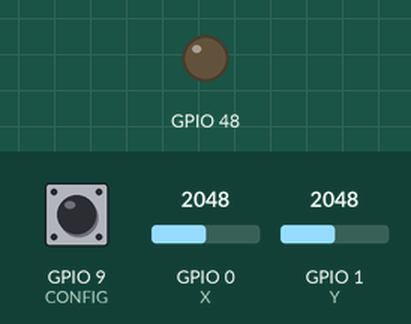
Recording of a sketch running on a simulated ESP32-S3. On the bench: output pins drawn as LEDs (lit = HIGH). The test bench sets the inputs (shaded band); at power-on: GPIO 0 (X) = 2048, GPIO 1 (Y) = 2048, GPIO 9 (CONFIG) HIGH. WiFi joins after 1.5 s; servers stay silent unless stated; what the sketch prints to the serial monitor is not drawn.

Above: at 0.1 s.
Timing chart, 0 to 2.0 s (numbered marks = the images above):
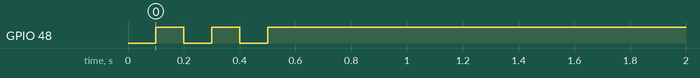

The sketch:

WiFiUDPClient_cube2.ino
```cpp
#include <WiFi.h>
#include <NetworkUdp.h>

// WiFi network name and password:
const char *networkName = "PichotLiving";
const char *networkPswd = "22675623";

//IP address to send UDP data to:
const char *udpAddress = "192.168.10.181";
const int udpPort = 9000;

#define X 0
#define Y 1
#define WIDTH 800
#define HEIGHT 600
#define CONFIG 9
#define CUBE_SIZE 50
#define READS 100

char config = 0;
unsigned int x, y;
unsigned int tempX, tempY;
unsigned int minX = 4095;
unsigned int maxX = 2492;
unsigned int minY = 4095;
unsigned int maxY = 2456;
unsigned int realMidX = 3294;
unsigned int realMidY = 3276;
unsigned int offsetX = 256 + CUBE_SIZE;
unsigned int offsetY = 253 + CUBE_SIZE;
unsigned long timer = millis();

//Are we currently connected?
boolean connected = false;
boolean _config = false;

//The udp library class
NetworkUDP udp;

void setup() {
  Serial.begin(115200);
  pinMode(LED_BUILTIN, OUTPUT);
  pinMode(CONFIG, INPUT_PULLUP);
  blink(3);

  //Connect to the WiFi network
  connectToWiFi(networkName, networkPswd);

  Serial.println("For calibrate press the boton...");
  delay(2000);
  if ((digitalRead(CONFIG) == 0)) {
    Serial.println("Ready for calibration");
    delay(2000);
    timer = millis();

    while (config < 5) {
      if (!_config) {
        switch (config) {
          case 0:
            minX = analogRead(X);
            Serial.print("minX:");
            Serial.println(minX);
            _config = true;
            break;
          case 1:
            maxX = analogRead(X);
            Serial.print("maxY:");
            Serial.println(maxX);
            _config = true;
            break;
          case 2:
            minY = analogRead(Y);
            Serial.print("minY:");
            Serial.println(minY);
            _config = true;
            break;
          case 3:
            maxY = analogRead(Y);
            Serial.print("maxY");
            Serial.println(maxY);
            _config = true;
            break;
          case 4:
            realMidX = analogRead(X);
            realMidY = analogRead(Y);
            Serial.print("Center: ");
            Serial.print(realMidX);
            Serial.print(",");
            Serial.println(realMidY);
            _config = true;
            break;
        }
      }
      if (millis() - timer > 2000) {
        blink(1);
        config++;
        timer = millis();
        _config = false;
      }
    }
    offsetX = (realMidX - (minX - ((minX - maxX) / 2)));
    offsetY = (realMidY - (minY - ((minY - maxY) / 2)));
  }
  Serial.println("RUN");


  Serial.print("minX:");
  Serial.println(minX);
  Serial.print("maxX:");
  Serial.println(maxX);
  Serial.print("minY:");
  Serial.println(minY);
  Serial.print("maxY:");
  Serial.println(maxY);
  Serial.print("midX:");
  Serial.println(realMidX);
  Serial.print("midY:");
  Serial.println(realMidY);
  Serial.print("offSetX:");
  Serial.println(offsetX);
  Serial.print("offsetY:");
  Serial.println(offsetY);
}

void loop() {
  //only send data when connected
  if (connected) {
    //Send a packet
    udp.beginPacket(udpAddress, udpPort);

    //reading average
    tempX = 0;
    tempY = 0;
    for (int i = 0; i < READS; i++) {
      tempX += analogRead(X);
      tempY += analogRead(Y);
      delay(1);
    }
    tempX = tempX / READS;
    tempY = tempY / READS;

    x = map(tempX - offsetX, minX - offsetX, maxX, 0, WIDTH - CUBE_SIZE);
    y = map(tempY - offsetY, minY - offsetY, maxY, 0, HEIGHT - CUBE_SIZE);
    if (x < 1) x = 0;
    if (y < 1) y = 0;
    if (x > (WIDTH - CUBE_SIZE - 1)) x = WIDTH - CUBE_SIZE;
    if (y > (HEIGHT - CUBE_SIZE - 1)) y = HEIGHT - CUBE_SIZE;

    char buffer[20];

    //x = x (WIDTH/2)
    sprintf(buffer, "%u,%u", x, y);
    udp.printf(buffer);
    udp.endPacket();
  }

  // Serial.print(tempX);
  // Serial.print(", ");
  // Serial.print(x);
  // Serial.print("-");
  // Serial.print(tempY);
  // Serial.print(", ");
  // Serial.println(y);

  delay(20);
}

void connectToWiFi(const char *ssid, const char *pwd) {
  Serial.println("Connecting to WiFi network: " + String(ssid));

  // delete old config
  WiFi.disconnect(true);
  //register event handler
  WiFi.onEvent(WiFiEvent);  // Will call WiFiEvent() from another thread.

  //Initiate connection
  WiFi.begin(ssid, pwd);

  Serial.println("Waiting for WIFI connection...");
}

// WARNING: WiFiEvent is called from a separate FreeRTOS task (thread)!
void WiFiEvent(WiFiEvent_t event) {
  switch (event) {
    case ARDUINO_EVENT_WIFI_STA_GOT_IP:
      Serial.print("WiFi connected! IP address: ");
      Serial.println(WiFi.localIP());
      //initializes the UDP state

      //This initializes the transfer buffer
      udp.begin(WiFi.localIP(), udpPort);
      connected = true;
      break;
    case ARDUINO_EVENT_WIFI_STA_DISCONNECTED:
      Serial.println("WiFi lost connection");
      connected = false;
      break;
    default: break;
  }
}

void blink(char _times) {
  for (char i; i < _times; i++) {
    digitalWrite(LED_BUILTIN, LOW);
    delay(100);
    digitalWrite(LED_BUILTIN, HIGH);
    delay(100);
  }
}
```
